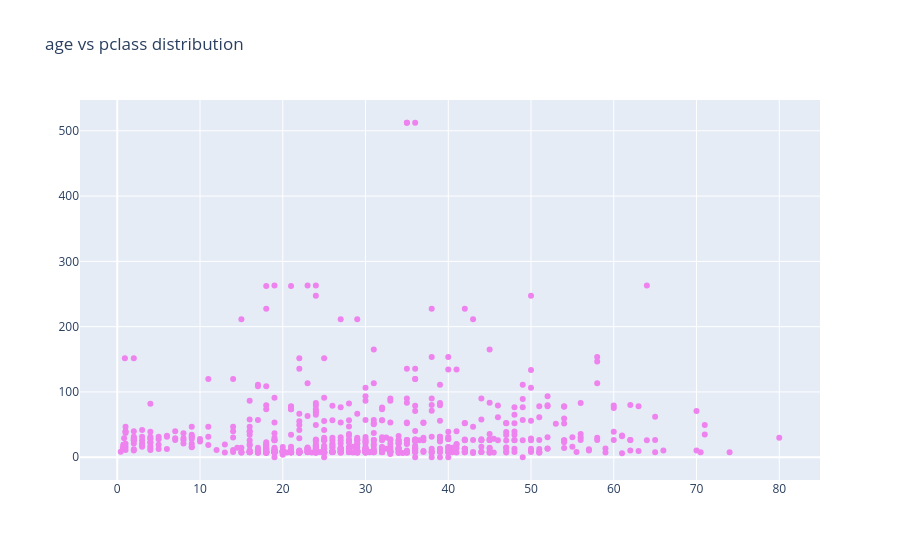

The notebook cell this image was saved under:
### Code cell
#Scatter plot representation --> Age vs Fare
trace= go.Scatter(x=data['Age'],y=data['Fare'],
                  mode='markers',
                  marker={'color':'violet'})
layout=go.Layout(title="age vs pclass distribution")
fig=go.Figure(data=trace,layout=layout)
fig.show()

### Figure 1 — Plotly figure (JSON) as saved in the notebook; plotly's stock layout.template omitted (floating-point values rounded to 4 significant figures; data arrays with more than 128 entries replaced by an {"elided": "..."} marker saying what was removed)
{"data": [{"marker": {"color": "violet"}, "mode": "markers", "type": "scatter", "x": {"elided": "891 float values"}, "y": {"elided": "891 float values"}}], "layout": {"title": {"text": "age vs pclass distribution"}}}
